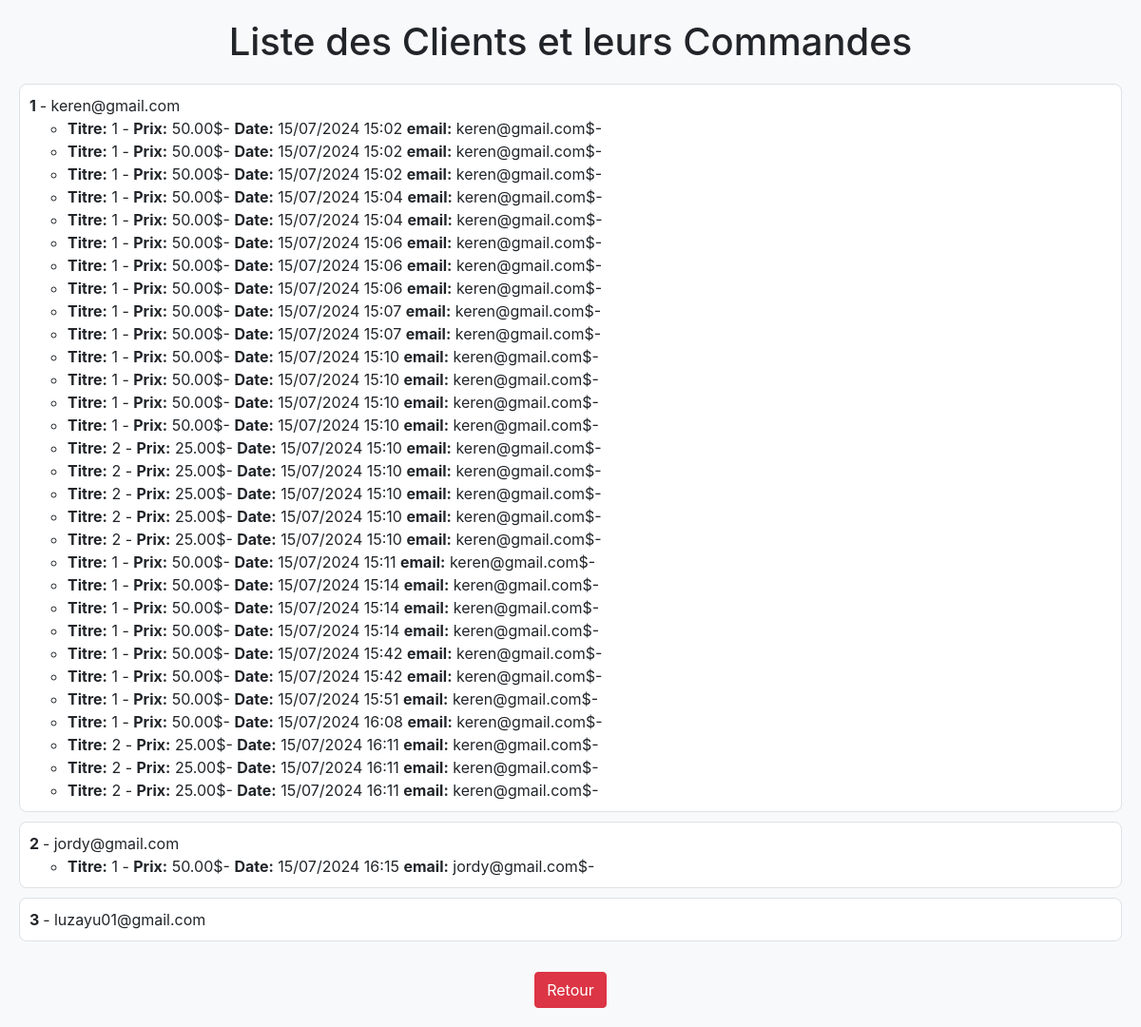
Screenshot of /books/clients/ with the database file from the repository.
### books/models.py (models this page shows, shortened)
class Commande(models.Model):
    livre = models.ForeignKey(Livre, on_delete=models.CASCADE)
    client = models.ForeignKey(User, on_delete=models.CASCADE)
    email_client = models.EmailField()
    prix = models.DecimalField(max_digits=6, decimal_places=2)
    date_commande = models.DateTimeField(auto_now_add=True)

### books/views.py (the view)
# urls.py: path('clients/', views.liste_clients, name='liste_clients'),  # Route pour voir les clients
def liste_clients(request):
    clients = User.objects.all()  # Récupère tous les clients
    commandes = Commande.objects.all()  # Récupère toutes les commandes
    return render(request, 'books/liste_clients.html', {'clients': clients, 'commandes': commandes})

### books/templates/books/liste_clients.html (shortened to what this page needs)
<!DOCTYPE html>
<html lang="fr">
<head>
    <link rel="stylesheet" href="https://stackpath.bootstrapcdn.com/bootstrap/4.5.2/css/bootstrap.min.css">
</head>
<body>
<h1>Liste des Clients et leurs Commandes</h1>
<ul class="client-list">
    {% for client in clients %}
    <li class="client-item">
        <strong>{{ client.id }} {{ client.nom }}</strong> - {{ client.email }}
        <ul>
            {% for commande in commandes %}
                {% if commande.client == client %}
                <li>
                    <strong>Titre:</strong> {{ commande.livre_id }} -
                    <strong>Prix:</strong> {{ commande.prix }}$-
                    <strong>Date:</strong> {{ commande.date_commande|date:"d/m/Y H:i" }}
                    <strong>email:</strong> {{ commande.email_client}}$-
                </li>
                {% endif %}
            {% endfor %}
        </ul>
    </li>
    {% endfor %}
</ul>
<div class="text-center">
    <a href="{% url 'liste_livres' %}" class="btn btn-danger mt-3">Retour</a>
</div>
</body>
</html>

### books/templates/books/liste_clients.html (style rules this page uses)
body { background-color: #f8f9fa; margin: 20px; }
h1 { margin-bottom: 20px; text-align: center; }
.client-list { list-style-type: none; padding: 0; }
.client-item { background-color: white; border: 1px solid #dee2e6; border-radius: 8px; padding: 10px; margin-bottom: 10px; }

### rows the page displays
Commande: livre_id "1", prix "50.00", date_commande "15/07/2024 15:02", email_client "keren@gmail.com"
Commande: livre_id "1", prix "50.00", date_commande "15/07/2024 15:02", email_client "keren@gmail.com"
Commande: livre_id "1", prix "50.00", date_commande "15/07/2024 15:02", email_client "keren@gmail.com"
Commande: livre_id "1", prix "50.00", date_commande "15/07/2024 15:04", email_client "keren@gmail.com"
Commande: livre_id "1", prix "50.00", date_commande "15/07/2024 15:04", email_client "keren@gmail.com"
Commande: livre_id "1", prix "50.00", date_commande "15/07/2024 15:06", email_client "keren@gmail.com"
Commande: livre_id "1", prix "50.00", date_commande "15/07/2024 15:06", email_client "keren@gmail.com"
Commande: livre_id "1", prix "50.00", date_commande "15/07/2024 15:06", email_client "keren@gmail.com"
Commande: livre_id "1", prix "50.00", date_commande "15/07/2024 15:07", email_client "keren@gmail.com"
Commande: livre_id "1", prix "50.00", date_commande "15/07/2024 15:07", email_client "keren@gmail.com"
Commande: livre_id "1", prix "50.00", date_commande "15/07/2024 15:10", email_client "keren@gmail.com"
Commande: livre_id "1", prix "50.00", date_commande "15/07/2024 15:10", email_client "keren@gmail.com"
Commande: livre_id "1", prix "50.00", date_commande "15/07/2024 15:10", email_client "keren@gmail.com"
Commande: livre_id "1", prix "50.00", date_commande "15/07/2024 15:10", email_client "keren@gmail.com"
Commande: livre_id "2", prix "25.00", date_commande "15/07/2024 15:10", email_client "keren@gmail.com"
Commande: livre_id "2", prix "25.00", date_commande "15/07/2024 15:10", email_client "keren@gmail.com"
Commande: livre_id "2", prix "25.00", date_commande "15/07/2024 15:10", email_client "keren@gmail.com"
Commande: livre_id "2", prix "25.00", date_commande "15/07/2024 15:10", email_client "keren@gmail.com"
Commande: livre_id "2", prix "25.00", date_commande "15/07/2024 15:10", email_client "keren@gmail.com"
Commande: livre_id "1", prix "50.00", date_commande "15/07/2024 15:11", email_client "keren@gmail.com"
Commande: livre_id "1", prix "50.00", date_commande "15/07/2024 15:14", email_client "keren@gmail.com"
Commande: livre_id "1", prix "50.00", date_commande "15/07/2024 15:14", email_client "keren@gmail.com"
Commande: livre_id "1", prix "50.00", date_commande "15/07/2024 15:14", email_client "keren@gmail.com"
Commande: livre_id "1", prix "50.00", date_commande "15/07/2024 15:42", email_client "keren@gmail.com"
Commande: livre_id "1", prix "50.00", date_commande "15/07/2024 15:42", email_client "keren@gmail.com"
Commande: livre_id "1", prix "50.00", date_commande "15/07/2024 15:51", email_client "keren@gmail.com"
Commande: livre_id "1", prix "50.00", date_commande "15/07/2024 16:08", email_client "keren@gmail.com"
Commande: livre_id "2", prix "25.00", date_commande "15/07/2024 16:11", email_client "keren@gmail.com"
Commande: livre_id "2", prix "25.00", date_commande "15/07/2024 16:11", email_client "keren@gmail.com"
Commande: livre_id "2", prix "25.00", date_commande "15/07/2024 16:11", email_client "keren@gmail.com"
Commande: livre_id "1", prix "50.00", date_commande "15/07/2024 16:15", email_client "jordy@gmail.com"

### other values shown
{{ client.id }} "1"
{{ client.email }} "keren@gmail.com"
{{ client.id }} "2"
{{ client.email }} "jordy@gmail.com"
{{ client.id }} "3"
{{ client.email }} "luzayu01@gmail.com"
